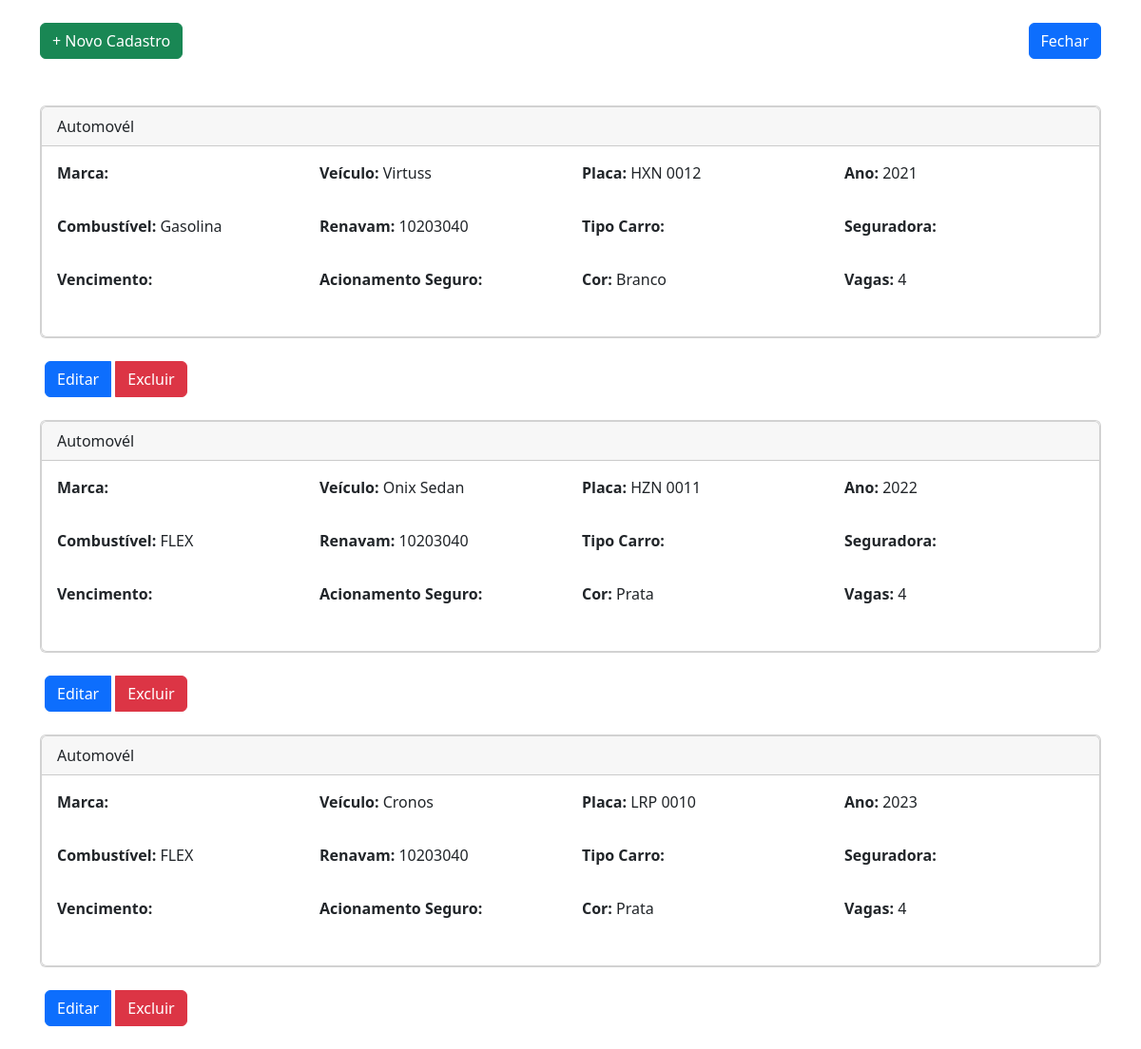
/App/views/user/CarroView/indexCarro.php, run on the app's committed database.
### tables this page shows
CREATE TABLE IF NOT EXISTS `carros` (
  `id` int NOT NULL AUTO_INCREMENT,
  `modelo` varchar(50) NOT NULL,
  `placa` varchar(10) NOT NULL,
  `renavam` varchar(15) NOT NULL,
  `ano` year NOT NULL,
  `cor` varchar(10) NOT NULL,
  `combustivel` varchar(15) NOT NULL,
  `vagas` int NOT NULL,
  `created` datetime NOT NULL,
  `modified` datetime DEFAULT NULL,
  PRIMARY KEY (`id`)
);

### App/config/conexao.php (called while the page is built, shortened)
<?php
class Banco
{
    protected $mysqli;
    private function conexao($servidor, $usuario, $senha, $banco)
    {
        try {
            $this->mysqli = new mysqli($servidor, $usuario, $senha, $banco);
        } catch (Exception $e) {
            die($e->getMessage());
        }
    }
    public function getConexao()
    {
        return $this->mysqli;
    }
}
?>

### App/controllers/Carro/CarroListarController.php (called while the page is built)
<?php
require_once (__DIR__ ."/../../models/CarroModel.php");
class listarCarro{
    private $listar;
    public function __construct(){
        $this->listar = new Carro();
        $this -> listarTodos();
    }
    public function listarTodos(){
        return $this -> listar->listarCarros();
    }
}

### App/models/CarroModel.php (called while the page is built, shortened)
<?php
require_once (__DIR__ ."/../dao/CarroDAO.php");
class Carro extends Banco {
    private $carroDAO;
    public function __construct()
    {
        $this->carroDAO=new CarroDAO();
    }
    public  function listarCarros()
    {
        return $this->carroDAO->getCarro();
    }
}
?>

### App/dao/CarroDAO.php (called while the page is built, shortened)
<?php
require_once(__DIR__ . "/../config/conexao.php");
class CarroDAO
{
    protected $conexao;
    public function __construct()
    {
        $this->conexao = new Banco();
    }
    public function getCarro()
    {
        try {
            $stmt = $this->conexao->getConexao()->prepare("SELECT * FROM carros ORDER BY id DESC");
            $stmt->execute();
            $result = $stmt->get_result();
            $carros = [];
            while ($row = $result->fetch_array(MYSQLI_ASSOC)) {
                $carros[] = $row;
            }
            return $carros;
        } catch (Exception $e) {
            echo "Erro ao listar carros: " . $e->getMessage();
            return [];
        }
    }
}
?>

### App/views/user/CarroView/indexCarro.php (the view, shortened to what this page needs)
<?php
require_once("../../../controllers/Carro/CarroListarController.php");
$controller = new listarCarro();
$row = $controller->listarTodos();
?>
<!DOCTYPE html>
<html lang="en">
<head>
    <link href="https://cdn.jsdelivr.net/npm/bootstrap@5.2.1/dist/css/bootstrap.min.css" rel="stylesheet"
>
</head>
<body>
<div class="container">
    <header class="d-flex justify-content-between my-4">
        <p class="text-right"><a href="criarCarro.php" class="btn btn-success">+ Novo Cadastro</a></p>
        <a href="../../home.php" class="btn btn-primary" style="margin-bottom: 25px;">Fechar</a>
    </header>
    <?php foreach ($row as $value): ?>
        <div class="card mb-4">
            <div class="card">
            <div class="card-header">Automovél</div>
                <div class="card-body">
                    <div class="row mb-3">
                    <div class="col-md-3">
                        <p><strong>Marca:</strong> </p>
                    </div>
                       <div class="col-md-3">
                        <p><strong>Veículo:</strong> <?php echo $value['modelo']; ?></p>
                        </div>
                        <div class="col-md-3">
                            <p><strong>Placa:</strong> <?php echo $value['placa']; ?></p>
                        </div>
                        <div class="col-md-3">
                            <p><strong>Ano:</strong> <?php echo $value['ano']; ?></p>
                        </div>
                    </div>
                    <div class="row mb-3">
                        <div class="col-md-3">
                          <p><strong>Combustível:</strong> <?php echo $value['combustivel']; ?></p>
                        </div>
                       <div class="col-md-3">
                          <p><strong>Renavam:</strong> <?php echo $value['renavam']; ?></p>
                       </div>
                        <div class="col-md-3">
                            <p><strong>Tipo Carro:</strong> </p>
                        </div>
                        <div class="col-md-3">
                            <p><strong>Seguradora:</strong> </p>
                        </div>
                    </div>
                    <div class="row mb-3">
                        <div class="col-md-3">
                            <p><strong>Vencimento:</strong> </p>
                        </div>
                        <div class="col-md-3">
                            <p><strong>Acionamento Seguro:</strong> </p>
                        </div>
                        <div class="col-md-3">
                            <p><strong>Cor:</strong> <?php echo $value['cor']; ?></p>
                        </div>
                        <div class="col-md-3">
                            <p><strong>Vagas:</strong> <?php echo $value['vagas']; ?></p>
                        </div>
                    </div>
                </div>
              </div>
                </div>
                <div class="row">
                    <div class="col-md-9 text-right">
                    <div class="btn-group">
                            <a class="btn btn-primary" style="margin-left: 5px; margin-right: 5px;" href="../../user/CarroView/editarCarro.php?id=<?php echo $value['id']; ?>">Editar</a>
                            <a class="btn btn-danger" href="../../../controllers/Carro/CarroDeletarController.php?id=<?php echo $value['id']; ?>">Excluir</a>
                        </div>
                    </div>
                </div>
        <br>
    <?php endforeach; ?>
</div>
</body>
</html>

### data on the page
carros: modelo "Virtuss", placa "HXN 0012", ano "2021", combustivel "Gasolina", renavam "10203040", cor "Branco", vagas "4"
carros: modelo "Onix Sedan", placa "HZN 0011", ano "2022", combustivel "FLEX", renavam "10203040", cor "Prata", vagas "4"
carros: modelo "Cronos", placa "LRP 0010", ano "2023", combustivel "FLEX", renavam "10203040", cor "Prata", vagas "4"
